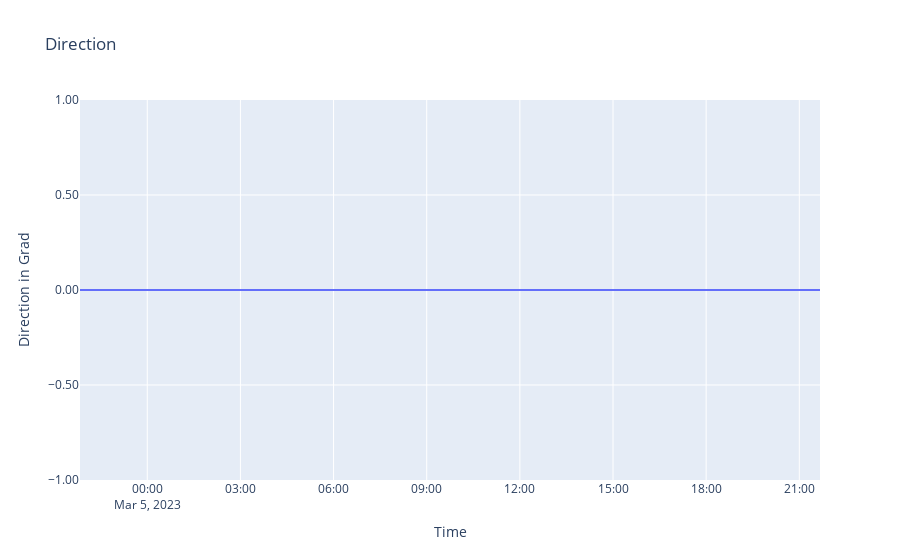

The notebook cell saved with this chart:
### Code cell
# Erstes Diagramm für Windgeschwindigkeit
fig1 = go.Figure()

# Hinzufügen von Spuren für Windgeschwindigkeit
fig1.add_trace(go.Scatter(x=df['datetime'], y=df['wind_direction_10min_avg'], mode='lines', name='wind_direction_10min_avg'))
#fig1.add_trace(go.Scatter(x=df_result['datetime'], y=df_result['wind_speed_10min_avg'], mode='lines', name='Wind Speed - Station B'))
#fig1.add_trace(go.Scatter(x=df_result['datetime'], y=df_result['wind_speed_10min_avg'], mode='lines', name='front_speed'))

fig1.update_layout(
    title="Direction",
    xaxis_title="Time",
    yaxis_title="Direction in Grad",
    yaxis=dict(tickformat='.2f')
              
)

fig1.show()

### Figure 1 — Plotly figure (JSON) as saved in the notebook; plotly's stock layout.template omitted (floating-point values rounded to 4 significant figures; data arrays with more than 128 entries replaced by an {"elided": "..."} marker saying what was removed)
{"data": [{"mode": "lines", "name": "wind_direction_10min_avg", "type": "scatter", "x": {"elided": "144 str values"}, "y": {"elided": "144 int values"}}], "layout": {"title": {"text": "Direction"}, "xaxis": {"title": {"text": "Time"}}, "yaxis": {"tickformat": ".2f", "title": {"text": "Direction in Grad"}}}}
